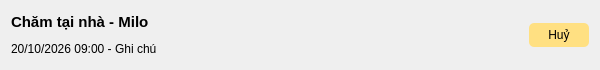
<?xml version="1.0" encoding="UTF-8"?>
<ui version="4.0">
 <class>Form</class>
 <widget class="QWidget" name="Form">
  <property name="geometry">
   <rect>
    <x>0</x>
    <y>0</y>
    <width>600</width>
    <height>70</height>
   </rect>
  </property>
  <property name="windowTitle">
   <string>Form</string>
  </property>
  <property name="styleSheet">
   <string notr="true">QPushButton {
	background: #FFE082;
	border: none;
	border-radius: 5px;
	padding: 5px;
	min-width: 50px;
	max-width: 50px;
}
QPushButton:hover {
	background: #FFC107;
}</string>
  </property>
  <layout class="QHBoxLayout" name="bo_cuc_ngang">
   <item>
    <layout class="QVBoxLayout" name="bo_cuc_thong_tin">
     <item>
      <widget class="QLabel" name="dich_vu_va_thu_cung">
       <property name="font">
        <font>
         <pointsize>11</pointsize>
         <weight>75</weight>
         <bold>true</bold>
        </font>
       </property>
       <property name="text">
        <string>Chăm tại nhà - Milo</string>
       </property>
      </widget>
     </item>
     <item>
      <widget class="QLabel" name="thoi_gian_va_ghi_chu">
       <property name="text">
        <string>20/10/2026 09:00 - Ghi chú</string>
       </property>
       <property name="wordWrap">
        <bool>true</bool>
       </property>
      </widget>
     </item>
    </layout>
   </item>
   <item>
    <widget class="QPushButton" name="nut_huy_lich">
     <property name="text">
      <string>Huỷ</string>
     </property>
    </widget>
   </item>
  </layout>
 </widget>
 <resources/>
 <connections/>
</ui>
